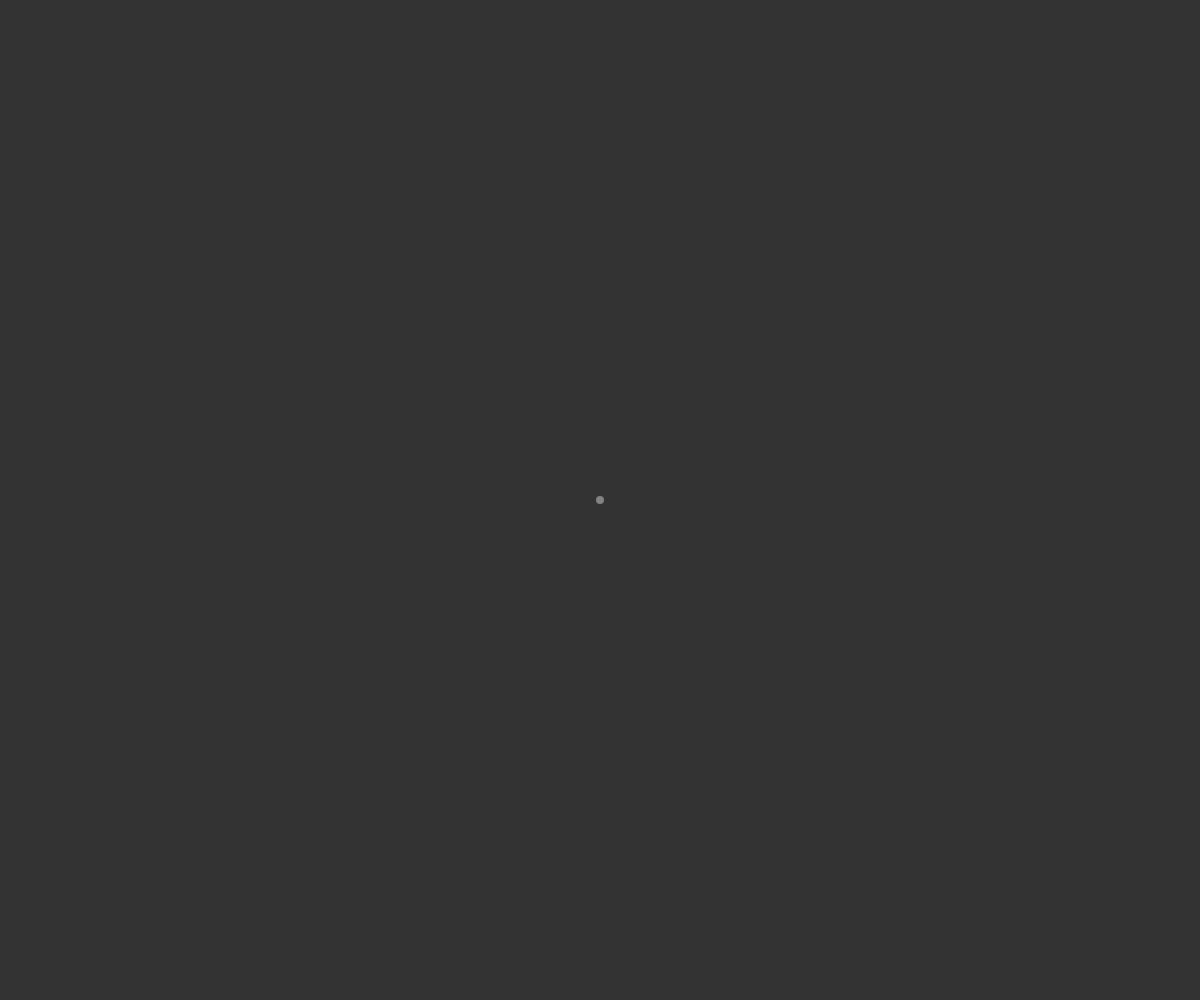
Frame 1 (no input)
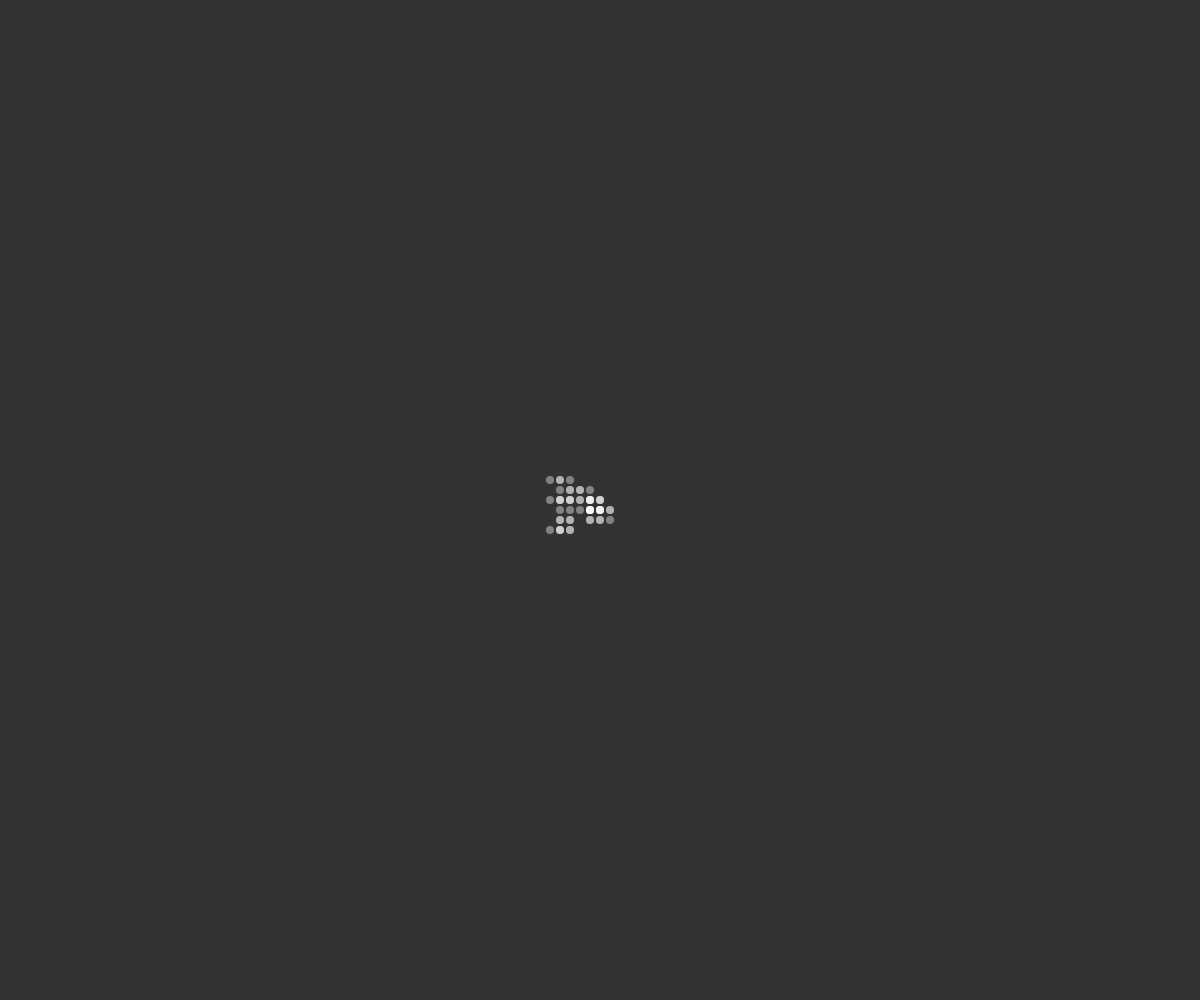
Frame 60 (no input)
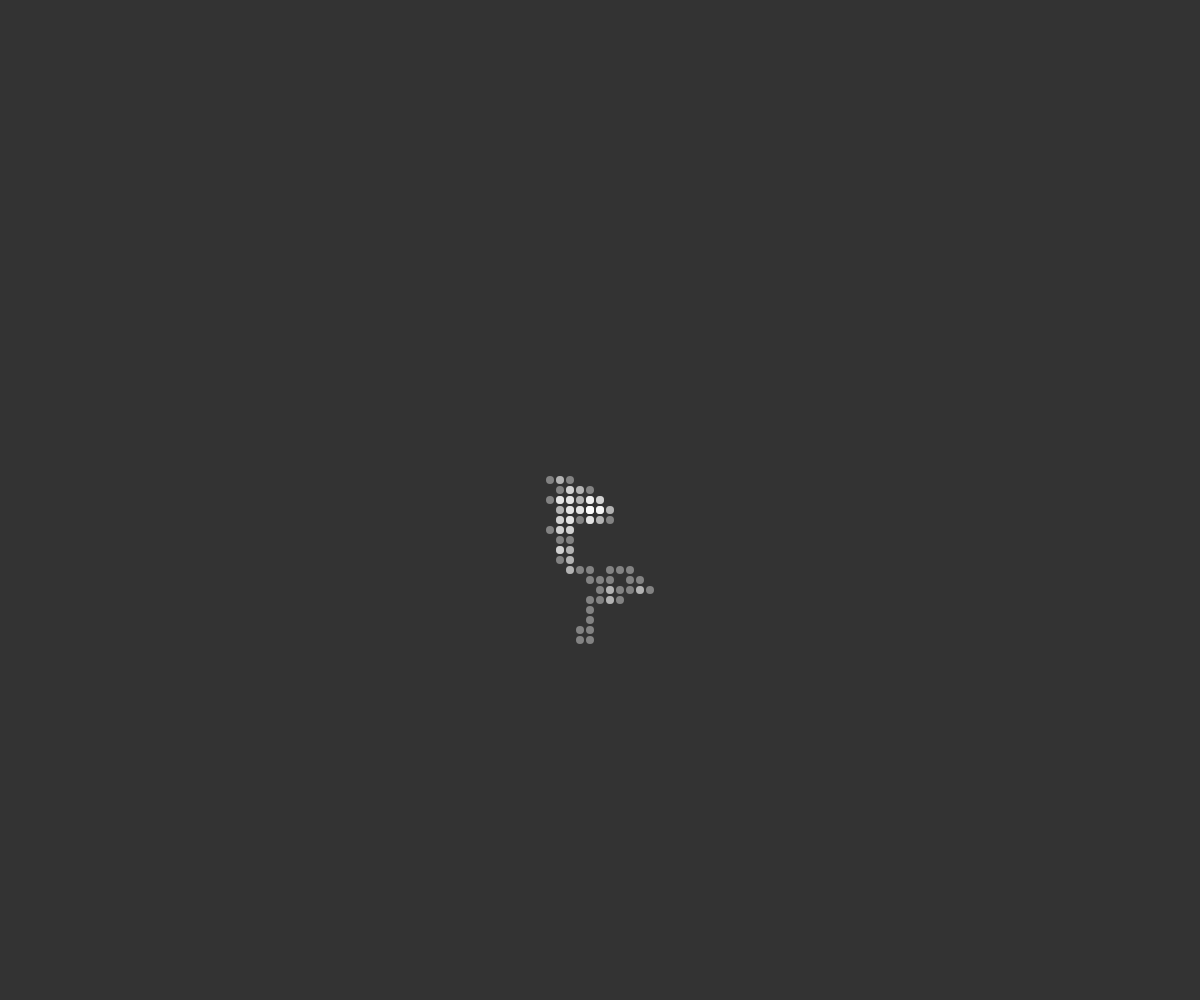
Frame 120 (the mouse pressed at the canvas centre since frame 60)

The p5.js sketch that drew these frames (run headless with seeded random() and noise() and a simulated clock; from frame 60 on, the mouse is pressed at the canvas centre):

// p5.js sketch
// ── sketch.js
// Daniel Shiffman
// http://codingtra.in
// http://patreon.com/codingtrain
// Video: https://youtu.be/l__fEY1xanY

var x;
var y;

function setup() {
  createCanvas(windowWidth, windowHeight);
  x = width / 2;
  y = height / 2;
  background(51);
}

function draw() {
  stroke(255, 100);
  strokeWeight(8);
  point(x, y);

  var r = floor(random(4));

  switch (r) {
    case 0:
      x = x + 10;
      break;
    case 1:
      x = x - 10;
      break;
    case 2:
      y = y + 10;
      break;
    case 3:
      y = y - 10;
      break;
  }
}
